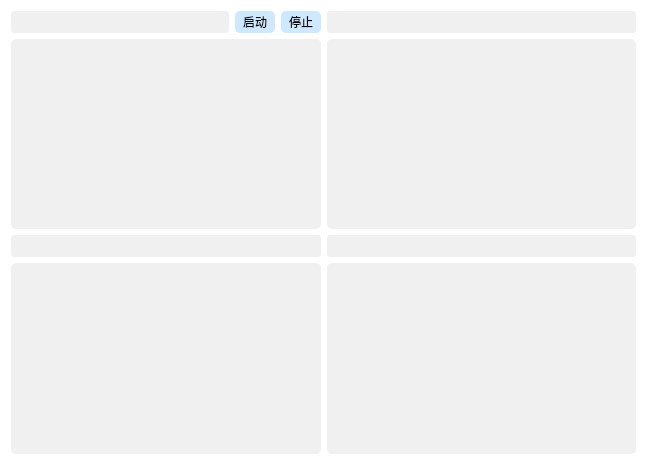
<?xml version="1.0" encoding="UTF-8"?>
<ui version="4.0">
 <class>HttpServer</class>
 <widget class="QWidget" name="HttpServer">
  <property name="geometry">
   <rect>
    <x>0</x>
    <y>0</y>
    <width>647</width>
    <height>465</height>
   </rect>
  </property>
  <property name="windowTitle">
   <string>Form</string>
  </property>
  <property name="styleSheet">
   <string notr="true">QWidget#HttpServer
{
background-color: rgb(255, 255, 255);
}
</string>
  </property>
  <layout class="QGridLayout" name="gridLayout_2">
   <item row="0" column="0">
    <layout class="QGridLayout" name="gridLayout">
     <item row="0" column="0">
      <widget class="QLineEdit" name="lineEdit_servPort">
       <property name="minimumSize">
        <size>
         <width>0</width>
         <height>22</height>
        </size>
       </property>
       <property name="maximumSize">
        <size>
         <width>16777215</width>
         <height>22</height>
        </size>
       </property>
       <property name="styleSheet">
        <string notr="true">QLineEdit{
background-color: rgb(240, 240, 240);
border-radius:3px;
}
</string>
       </property>
      </widget>
     </item>
     <item row="0" column="1">
      <widget class="QPushButton" name="btn_servStart">
       <property name="sizePolicy">
        <sizepolicy hsizetype="Fixed" vsizetype="Fixed">
         <horstretch>0</horstretch>
         <verstretch>0</verstretch>
        </sizepolicy>
       </property>
       <property name="minimumSize">
        <size>
         <width>40</width>
         <height>22</height>
        </size>
       </property>
       <property name="maximumSize">
        <size>
         <width>40</width>
         <height>22</height>
        </size>
       </property>
       <property name="styleSheet">
        <string notr="true">QPushButton {
border-radius:5px
;background-color: rgb(205, 232, 255);
}

QPushButton:hover {
background-color: rgb(255, 165, 0);
}</string>
       </property>
       <property name="text">
        <string>启动</string>
       </property>
      </widget>
     </item>
     <item row="0" column="2">
      <widget class="QPushButton" name="btn_servStop">
       <property name="sizePolicy">
        <sizepolicy hsizetype="Fixed" vsizetype="Fixed">
         <horstretch>0</horstretch>
         <verstretch>0</verstretch>
        </sizepolicy>
       </property>
       <property name="minimumSize">
        <size>
         <width>40</width>
         <height>22</height>
        </size>
       </property>
       <property name="maximumSize">
        <size>
         <width>40</width>
         <height>22</height>
        </size>
       </property>
       <property name="styleSheet">
        <string notr="true">QPushButton {
border-radius:5px
;background-color: rgb(205, 232, 255);
}

QPushButton:hover {
background-color: rgb(255, 165, 0);
}</string>
       </property>
       <property name="text">
        <string>停止</string>
       </property>
      </widget>
     </item>
     <item row="1" column="0" colspan="3">
      <widget class="QPlainTextEdit" name="plainTextEdit_servMsg">
       <property name="styleSheet">
        <string notr="true">QPlainTextEdit{
background-color: rgb(240, 240, 240);
border-radius:5px;
}
</string>
       </property>
      </widget>
     </item>
    </layout>
   </item>
   <item row="0" column="1">
    <layout class="QVBoxLayout" name="verticalLayout">
     <item>
      <widget class="QLineEdit" name="lineEdit_servUrl_1">
       <property name="minimumSize">
        <size>
         <width>0</width>
         <height>22</height>
        </size>
       </property>
       <property name="maximumSize">
        <size>
         <width>16777215</width>
         <height>22</height>
        </size>
       </property>
       <property name="styleSheet">
        <string notr="true">QLineEdit{
background-color: rgb(240, 240, 240);
border-radius:3px;
}
</string>
       </property>
      </widget>
     </item>
     <item>
      <widget class="QPlainTextEdit" name="plainTextEdit_rsqMsg_1">
       <property name="styleSheet">
        <string notr="true">QPlainTextEdit{
background-color: rgb(240, 240, 240);
border-radius:5px;
}
</string>
       </property>
      </widget>
     </item>
    </layout>
   </item>
   <item row="1" column="0">
    <layout class="QVBoxLayout" name="verticalLayout_3">
     <item>
      <widget class="QLineEdit" name="lineEdit_servUrl_2">
       <property name="minimumSize">
        <size>
         <width>0</width>
         <height>22</height>
        </size>
       </property>
       <property name="maximumSize">
        <size>
         <width>16777215</width>
         <height>22</height>
        </size>
       </property>
       <property name="styleSheet">
        <string notr="true">QLineEdit{
background-color: rgb(240, 240, 240);
border-radius:3px;
}
</string>
       </property>
      </widget>
     </item>
     <item>
      <widget class="QPlainTextEdit" name="plainTextEdit_rsqMsg_2">
       <property name="styleSheet">
        <string notr="true">QPlainTextEdit{
background-color: rgb(240, 240, 240);
border-radius:5px;
}
</string>
       </property>
      </widget>
     </item>
    </layout>
   </item>
   <item row="1" column="1">
    <layout class="QVBoxLayout" name="verticalLayout_2">
     <item>
      <widget class="QLineEdit" name="lineEdit_servUrl_3">
       <property name="minimumSize">
        <size>
         <width>0</width>
         <height>22</height>
        </size>
       </property>
       <property name="maximumSize">
        <size>
         <width>16777215</width>
         <height>227215</height>
        </size>
       </property>
       <property name="styleSheet">
        <string notr="true">QLineEdit{
background-color: rgb(240, 240, 240);
border-radius:3px;
}
</string>
       </property>
      </widget>
     </item>
     <item>
      <widget class="QPlainTextEdit" name="plainTextEdit_rsqMsg_3">
       <property name="styleSheet">
        <string notr="true">QPlainTextEdit{
background-color: rgb(240, 240, 240);
border-radius:5px;
}
</string>
       </property>
      </widget>
     </item>
    </layout>
   </item>
  </layout>
 </widget>
 <resources/>
 <connections/>
</ui>
